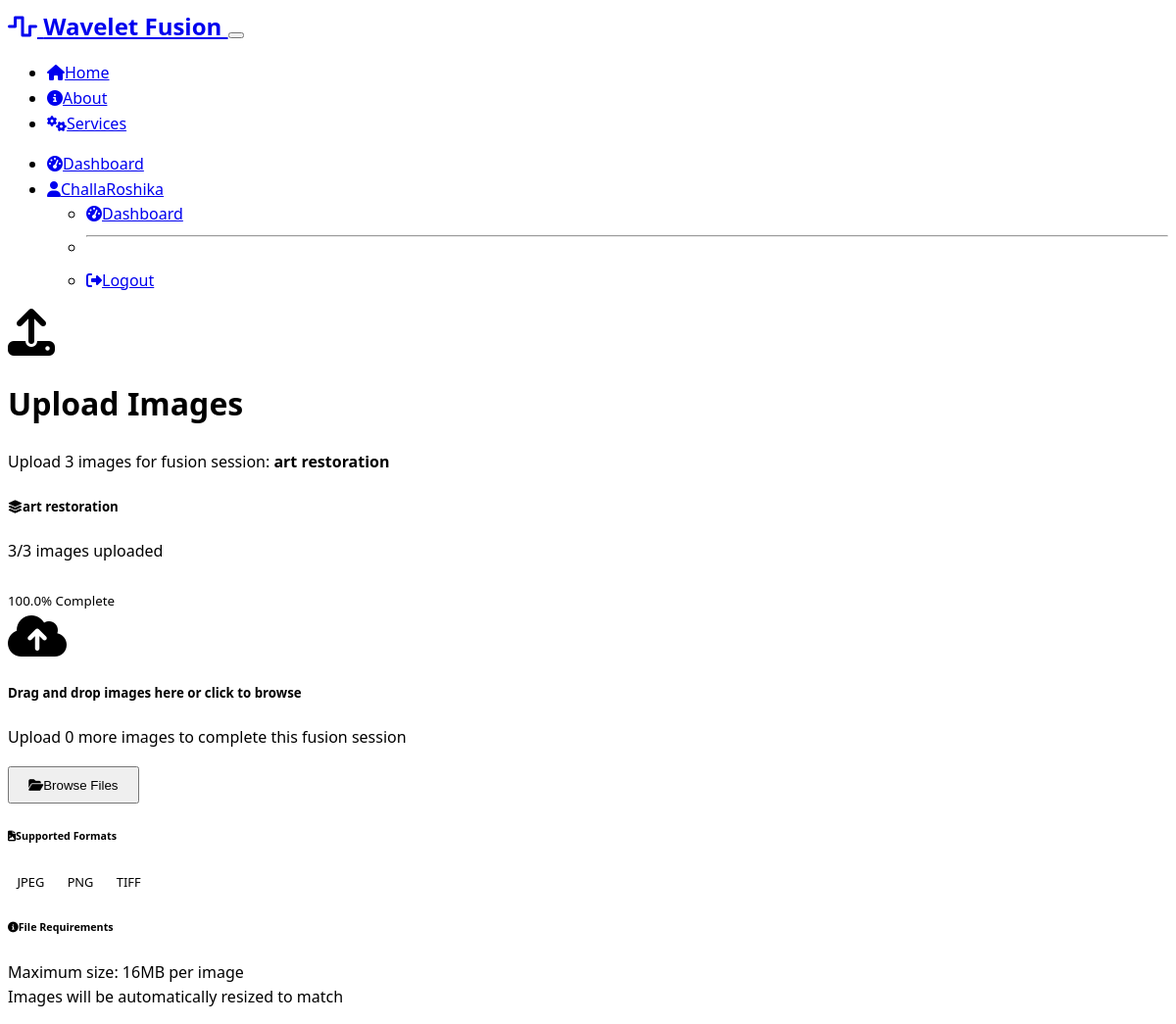
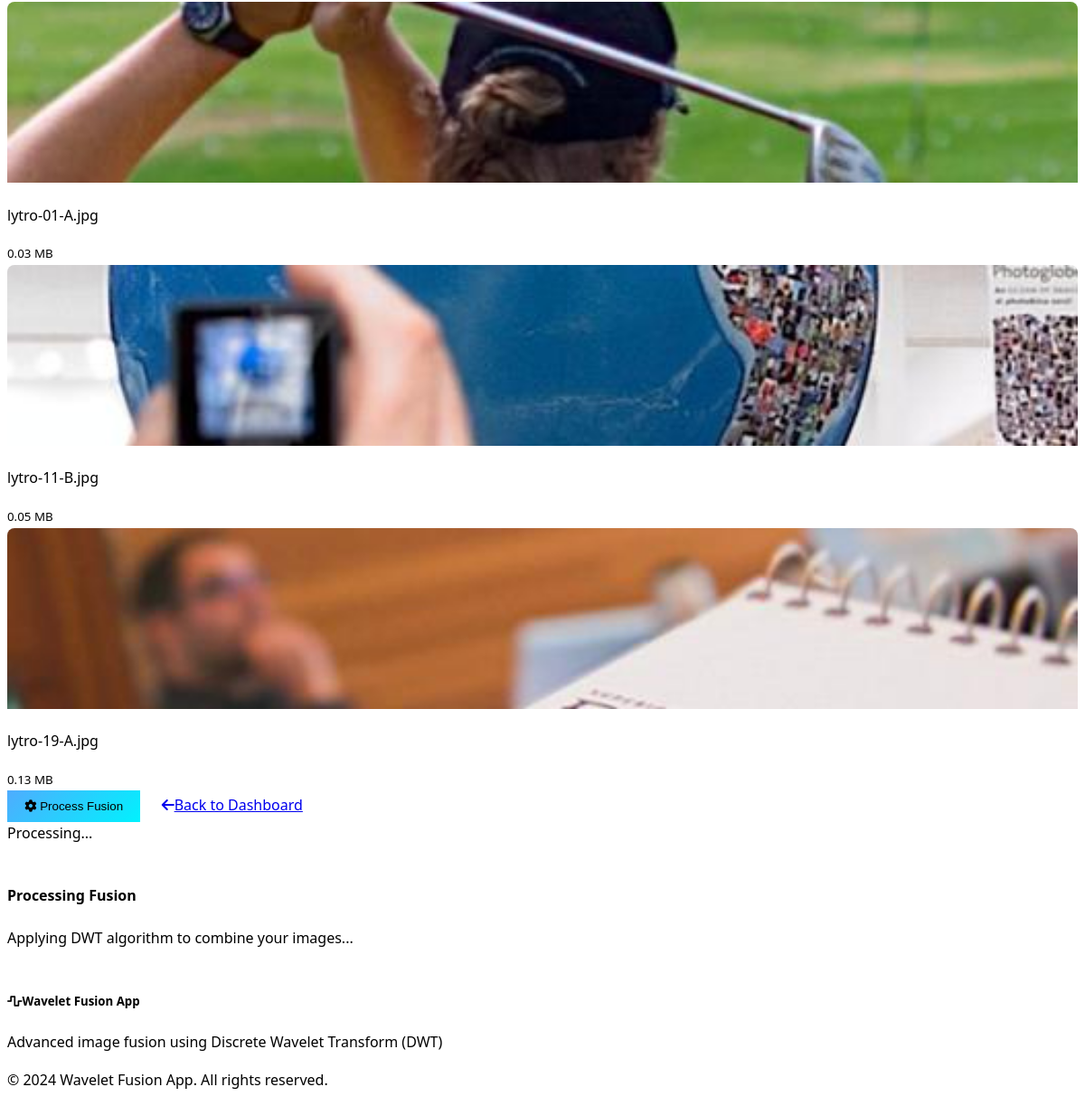
Screenshot of /upload/4 (signed in) with the database file from the repository (2 pictures, top to bottom).
### models.py (models this page shows, shortened)
class User(UserMixin, db.Model):
    id = db.Column(db.Integer, primary_key=True)
    username = db.Column(db.String(80), unique=True, nullable=False)
    email = db.Column(db.String(120), unique=True, nullable=False)
    password_hash = db.Column(db.String(256), nullable=False)
    created_at = db.Column(db.DateTime, default=datetime.utcnow)
    fusion_sessions = db.relationship('FusionSession', backref='user', lazy=True, cascade='all, delete-orphan')

class FusionSession(db.Model):
    id = db.Column(db.Integer, primary_key=True)
    user_id = db.Column(db.Integer, db.ForeignKey('user.id'), nullable=False)
    session_name = db.Column(db.String(200), nullable=False)
    num_images = db.Column(db.Integer, nullable=False)
    status = db.Column(db.String(50), default='pending')  # pending, processing, completed, failed
    result_filename = db.Column(db.String(200))
    created_at = db.Column(db.DateTime, default=datetime.utcnow)
    completed_at = db.Column(db.DateTime)
    images = db.relationship('UploadedImage', backref='fusion_session', lazy=True, cascade='all, delete-orphan')

class UploadedImage(db.Model):
    id = db.Column(db.Integer, primary_key=True)
    fusion_session_id = db.Column(db.Integer, db.ForeignKey('fusion_session.id'), nullable=False)
    filename = db.Column(db.String(200), nullable=False)
    original_filename = db.Column(db.String(200), nullable=False)
    file_size = db.Column(db.Integer)
    uploaded_at = db.Column(db.DateTime, default=datetime.utcnow)

### routes.py (the view)
@app.route('/upload/<int:session_id>')
@login_required
def upload_images(session_id):
    fusion_session = FusionSession.query.get_or_404(session_id)
    if fusion_session.user_id != current_user.id:
        flash('Unauthorized access.', 'error')
        return redirect(url_for('dashboard'))
    return render_template('upload.html', fusion_session=fusion_session)

### app.py (called while the page is built)
@login_manager.user_loader
def load_user(user_id):
    from models import User
    return User.query.get(int(user_id))

### templates/upload.html (shortened to what this page needs)
{% extends "base.html" %}
{% block content %}
<div class="container py-5">
    <div class="row">
        <div class="col-12">
            <div class="text-center mb-5">
                <i class="fas fa-upload fa-3x text-success mb-3"></i>
                <h1 class="display-6">Upload Images</h1>
                <p class="lead text-muted">Upload {{ fusion_session.num_images }} images for fusion session: <strong>{{ fusion_session.session_name }}</strong></p>
            </div>
            <div class="card border-0 shadow-sm mb-4">
                <div class="card-body">
                    <div class="row align-items-center">
                        <div class="col-md-8">
                            <h5 class="card-title mb-2">
                                <i class="fas fa-layer-group me-2"></i>{{ fusion_session.session_name }}
                            </h5>
                            <p class="text-muted mb-0">
                                <span id="imageCounter">{{ fusion_session.images|length }}/{{ fusion_session.num_images }} images uploaded</span>
                            </p>
                        </div>
                        <div class="col-md-4 text-md-end">
                            <div class="progress mb-2" style="height: 8px;">
                            </div>
                            <small class="text-muted">{{ (fusion_session.images|length / fusion_session.num_images * 100)|round(0) }}% Complete</small>
                        </div>
                    </div>
                </div>
            </div>
            <div class="card border-0 shadow">
                <div class="card-body p-5">
                    <div class="upload-area border-2 border-dashed rounded p-5 text-center mb-4"
                         ondrop="handleDrop(event)"
                         ondragover="handleDragOver(event)"
                         ondragleave="handleDragLeave(event)"
                         onclick="document.getElementById('imageInput').click()">
                        <i class="fas fa-cloud-upload-alt fa-3x text-muted mb-3"></i>
                        <h5 class="mb-3">Drag and drop images here or click to browse</h5>
                        <p class="text-muted mb-3">
                            Upload {{ fusion_session.num_images - fusion_session.images|length }} more images to complete this fusion session
                        </p>
                        <button type="button" class="btn btn-outline-primary">
                            <i class="fas fa-folder-open me-2"></i>Browse Files
                        </button>
                    </div>
                    <div class="row mb-4">
                        <div class="col-md-6">
                            <h6><i class="fas fa-file-image me-2"></i>Supported Formats</h6>
                            <div class="d-flex gap-2 flex-wrap">
                                <span class="badge bg-secondary">JPEG</span>
                                <span class="badge bg-secondary">PNG</span>
                                <span class="badge bg-secondary">TIFF</span>
                            </div>
                        </div>
                        <div class="col-md-6">
                            <h6><i class="fas fa-info-circle me-2"></i>File Requirements</h6>
                            <p class="small text-muted mb-0">
                                Maximum size: 16MB per image<br>
                                Images will be automatically resized to match
                            </p>
                        </div>
                    </div>
                    <div id="imagePreview" class="row g-3 mb-4">
                        {% for image in fusion_session.images %}
                        <div class="col-md-4 mb-3 fade-in">
                            <div class="card image-preview">
                                <img src="{{ url_for('static', filename='../uploads/' + image.filename) }}"
                                     alt="{{ image.original_filename }}" class="card-img-top">
                                <div class="card-body p-2">
                                    <p class="small mb-0 text-truncate" title="{{ image.original_filename }}">
                                        {{ image.original_filename }}
                                    </p>
                                    <small class="text-muted">{{ (image.file_size / 1024 / 1024)|round(2) }} MB</small>
                                </div>
                            </div>
                        </div>
                        {% endfor %}
                    </div>
                    <div class="text-center">
                        <div class="btn-group">
                            <button id="processBtn"
                                    class="btn btn-success btn-lg"
                                    onclick="processFusion()"
                                    {% if fusion_session.images|length < fusion_session.num_images %}disabled{% endif %}>
                                <i class="fas fa-cog me-2"></i>
                                {% if fusion_session.images|length < fusion_session.num_images %}
                                    Upload {{ fusion_session.num_images - fusion_session.images|length }} more images
                                {% else %}
                                    Process Fusion
                                {% endif %}
                            </button>
                            <a href="{{ url_for('dashboard') }}" class="btn btn-outline-secondary">
                                <i class="fas fa-arrow-left me-2"></i>Back to Dashboard
                            </a>
                        </div>
                    </div>
                </div>
            </div>
        </div>
    </div>
</div>
<div class="modal fade" id="processingModal" tabindex="-1" aria-hidden="true">
    <div class="modal-dialog modal-dialog-centered">
        <div class="modal-content">
            <div class="modal-body text-center py-5">
                <div class="spinner-border text-primary mb-3" style="width: 3rem; height: 3rem;" role="status">
                    <span class="visually-hidden">Processing...</span>
                </div>
                <h4>Processing Fusion</h4>
                <p class="text-muted">Applying DWT algorithm to combine your images...</p>
                <div class="progress mx-auto" style="width: 300px;">
                </div>
            </div>
        </div>
    </div>
</div>
{% endblock %}

### templates/base.html (shortened to what this page needs)
<!DOCTYPE html>
<html lang="en" data-bs-theme="dark">
<head>
    <link href="https://cdn.replit.com/agent/bootstrap-agent-dark-theme.min.css" rel="stylesheet">
    <link rel="stylesheet" href="https://cdnjs.cloudflare.com/ajax/libs/font-awesome/6.4.0/css/all.min.css">
    <link rel="stylesheet" href="{{ url_for('static', filename='css/style.css') }}">
</head>
<body>
    <nav class="navbar navbar-expand-lg navbar-dark bg-dark">
        <div class="container">
            <a class="navbar-brand" href="{{ url_for('index') }}">
                <i class="fas fa-wave-square me-2"></i>
                Wavelet Fusion
            </a>
            <button class="navbar-toggler" type="button" data-bs-toggle="collapse" data-bs-target="#navbarNav">
            </button>
            <div class="collapse navbar-collapse" id="navbarNav">
                <ul class="navbar-nav me-auto">
                    <li class="nav-item">
                        <a class="nav-link" href="{{ url_for('index') }}">
                            <i class="fas fa-home me-1"></i>Home
                        </a>
                    </li>
                    <li class="nav-item">
                        <a class="nav-link" href="{{ url_for('about') }}">
                            <i class="fas fa-info-circle me-1"></i>About
                        </a>
                    </li>
                    <li class="nav-item">
                        <a class="nav-link" href="{{ url_for('services') }}">
                            <i class="fas fa-cogs me-1"></i>Services
                        </a>
                    </li>
                </ul>
                <ul class="navbar-nav">
                    {% if current_user.is_authenticated %}
                        <li class="nav-item">
                            <a class="nav-link" href="{{ url_for('dashboard') }}">
                                <i class="fas fa-tachometer-alt me-1"></i>Dashboard
                            </a>
                        </li>
                        <li class="nav-item dropdown">
                            <a class="nav-link dropdown-toggle" href="#" role="button" data-bs-toggle="dropdown">
                                <i class="fas fa-user me-1"></i>{{ current_user.username }}
                            </a>
                            <ul class="dropdown-menu">
                                <li><a class="dropdown-item" href="{{ url_for('dashboard') }}">
                                    <i class="fas fa-tachometer-alt me-2"></i>Dashboard
                                </a></li>
                                <li><hr class="dropdown-divider"></li>
                                <li><a class="dropdown-item" href="{{ url_for('logout') }}">
                                    <i class="fas fa-sign-out-alt me-2"></i>Logout
                                </a></li>
                            </ul>
                        </li>
                    {% endif %}
                </ul>
            </div>
        </div>
    </nav>
    <main>
        {% block content %}{% endblock %}
    </main>
    <footer class="bg-dark text-light py-4 mt-5">
        <div class="container">
            <div class="row">
                <div class="col-md-6">
                    <h5><i class="fas fa-wave-square me-2"></i>Wavelet Fusion App</h5>
                    <p class="mb-0">Advanced image fusion using Discrete Wavelet Transform (DWT)</p>
                </div>
                <div class="col-md-6 text-md-end">
                    <p class="mb-0">&copy; 2024 Wavelet Fusion App. All rights reserved.</p>
                </div>
            </div>
        </div>
    </footer>
</body>
</html>

### static/css/style.css (style rules this page uses)
:root { --primary-gradient: linear-gradient(135deg, #667eea 0%, #764ba2 100%); --success-gradient: linear-gradient(135deg, #4facfe 0%, #00f2fe 100%); --info-gradient: linear-gradient(135deg, #43e97b 0%, #38f9d7 100%); --warning-gradient: linear-gradient(135deg, #fa709a 0%, #fee140 100%); }
body { font-family: 'Segoe UI', Tahoma, Geneva, Verdana, sans-serif; line-height: 1.6; }
.card { transition: transform 0.3s ease, box-shadow 0.3s ease; }
.upload-area { background-color: var(--bs-light); border-color: var(--bs-primary) !important; transition: all 0.3s ease; cursor: pointer; }
.image-preview { position: relative; overflow: hidden; border-radius: 0.5rem; transition: transform 0.3s ease; }
.image-preview img { width: 100%; height: 200px; object-fit: cover; }
.progress { height: 8px; border-radius: 4px; background-color: var(--bs-light); }
.badge { font-size: 0.8rem; padding: 0.5em 0.75em; }
.btn { font-weight: 500; padding: 0.6rem 1.2rem; transition: all 0.3s ease; }
.btn-success { background: var(--success-gradient); border: none; }
.navbar-brand { font-weight: bold; font-size: 1.5rem; }
.nav-link { font-weight: 500; transition: color 0.3s ease; }
footer { margin-top: auto; }
[data-bs-theme="dark"] .upload-area { background-color: rgba(255,255,255,0.1); color: var(--bs-light); }
.fade-in { animation: fadeIn 0.5s ease-in; }

### rows the page displays
User: username "ChallaRoshika"
FusionSession: num_images "3", session_name "art restoration"
UploadedImage: filename (picture), original_filename "lytro-01-A.jpg", (image.file_size/1024/1024)|round(2) "0.03"
UploadedImage: filename (picture), original_filename "lytro-11-B.jpg", (image.file_size/1024/1024)|round(2) "0.05"
UploadedImage: filename (picture), original_filename "lytro-19-A.jpg", (image.file_size/1024/1024)|round(2) "0.13"

### other values shown
{{ fusion_session.images|length }} "3"
{{ fusion_session.num_images - fusion_session.images|length }} "0"
